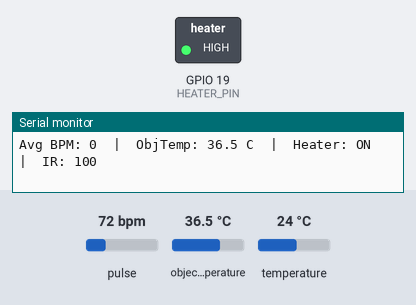
Simulated run of this sketch. Board: ESP32. On the bench: switched loads named in the sketch (green lamp = pin HIGH), the last lines printed to the serial monitor. Inputs (shaded band) come from the test bench; at power-on: object temperature 36.5 °C, pulse 72 bpm, temperature 24 °C.

Above: at 2.8 s.
2.9 s: object temperature set to 36.8 °C
4.4 s: object temperature set to 37.5 °C
At 5.8 s:
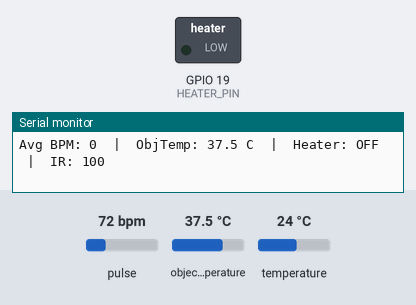
7.5 s: object temperature set to 20 °C
At 9.2 s:
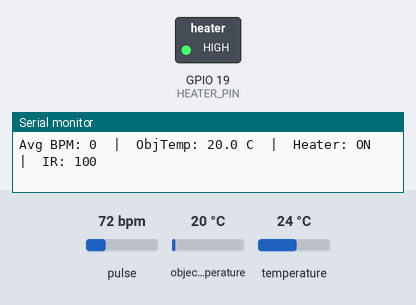
9.5 s: object temperature set to 39 °C
At 10.9 s:
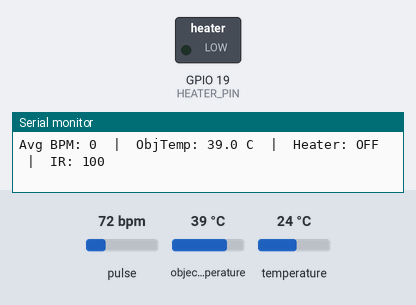
Timing chart, 0 to 12.5 s (numbered marks = the images above; inputs shaded):
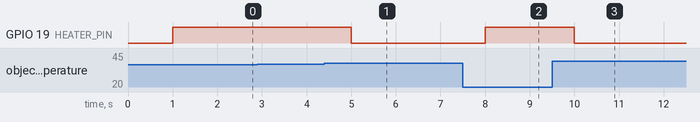

Measured:
- the behaviour switches between 37 and 37.1 °C on object temperature (found by bisection; images 0 and 1)
- after the input at 4.4 s, GPIO 19 (HEATER_PIN): HIGH → LOW after 0.60 s
- after the input at 7.5 s, GPIO 19 (HEATER_PIN): LOW → HIGH after 0.50 s
- after the input at 9.5 s, GPIO 19 (HEATER_PIN): HIGH → LOW after 0.50 s

The sketch:

smart_heatpad.ino
```cpp
#include <Wire.h>
#include "MAX30105.h"
#include "heartRate.h"
#include <Adafruit_MLX90614.h>

#define SDA_PIN 21
#define SCL_PIN 22
#define HEATER_PIN 19

MAX30105 particleSensor;
Adafruit_MLX90614 mlx;

const int RATE_SIZE = 4;
int rates[RATE_SIZE] = {0};
int rateSpot = 0;
int beatAvg = 0;

float tempAmbient, tempObject;

unsigned long lastDisplayTime = 0;
const unsigned long DISPLAY_INTERVAL = 1000;

void setup() {
  Serial.begin(115200);
  while (!Serial);
  Serial.println(">> Mulai inisialisasi sensor...");

  pinMode(HEATER_PIN, OUTPUT);
  digitalWrite(HEATER_PIN, LOW);

  Wire.begin(SDA_PIN, SCL_PIN);

  if (!particleSensor.begin(Wire)) {
    Serial.println("ERROR: MAX30102 tidak ketemu. Cek wiring/VIN=3.3V!");
    while (1);
  }

  particleSensor.setup(0x1F, 8, 2, 100, 411, 4096);
  Serial.println("  - MAX30102 siap.");

  if (!mlx.begin()) {
    Serial.println("ERROR: MLX90614 tidak ketemu.");
    while (1);
  }
  Serial.println("  - MLX90614 siap.");
  Serial.println("\nSilakan letakkan jari di sensor jantung.");
}

void loop() {

  if (particleSensor.available()) {
    uint32_t irValue = particleSensor.getIR();

    if (irValue < 20000) {
      beatAvg = 0;
      memset(rates, 0, sizeof(rates));
      rateSpot = 0;
    } else {

      int standardizedBPM = irValue / 1000;
      rates[rateSpot] = standardizedBPM;
      rateSpot = (rateSpot + 1) % RATE_SIZE;

      long sum = 0;
      int cnt = 0;
      for (int i = 0; i < RATE_SIZE; i++) {
        if (rates[i] > 0) { sum += rates[i]; cnt++; }
      }
      beatAvg = (cnt > 0) ? sum / cnt : 0;
    }
    particleSensor.nextSample();
  }

  if (millis() - lastDisplayTime >= DISPLAY_INTERVAL) {
    lastDisplayTime = millis();

    tempAmbient = mlx.readAmbientTempC();
    tempObject  = mlx.readObjectTempC();


    if (tempObject > 37.0) {
      digitalWrite(HEATER_PIN, LOW);
    } else {
      digitalWrite(HEATER_PIN, HIGH);
    }

    Serial.print("Avg BPM: ");
    Serial.print(beatAvg);
    Serial.print("  |  ObjTemp: ");
    Serial.print(tempObject, 1);
    Serial.print(" C  |  Heater: ");
    Serial.print(digitalRead(HEATER_PIN) == HIGH ? "ON" : "OFF"); // Tampilkan status heater
    Serial.print("  |  IR: ");
    Serial.println(particleSensor.getIR() / 1000); // Ambil nilai IR terbaru
  }
}
```
